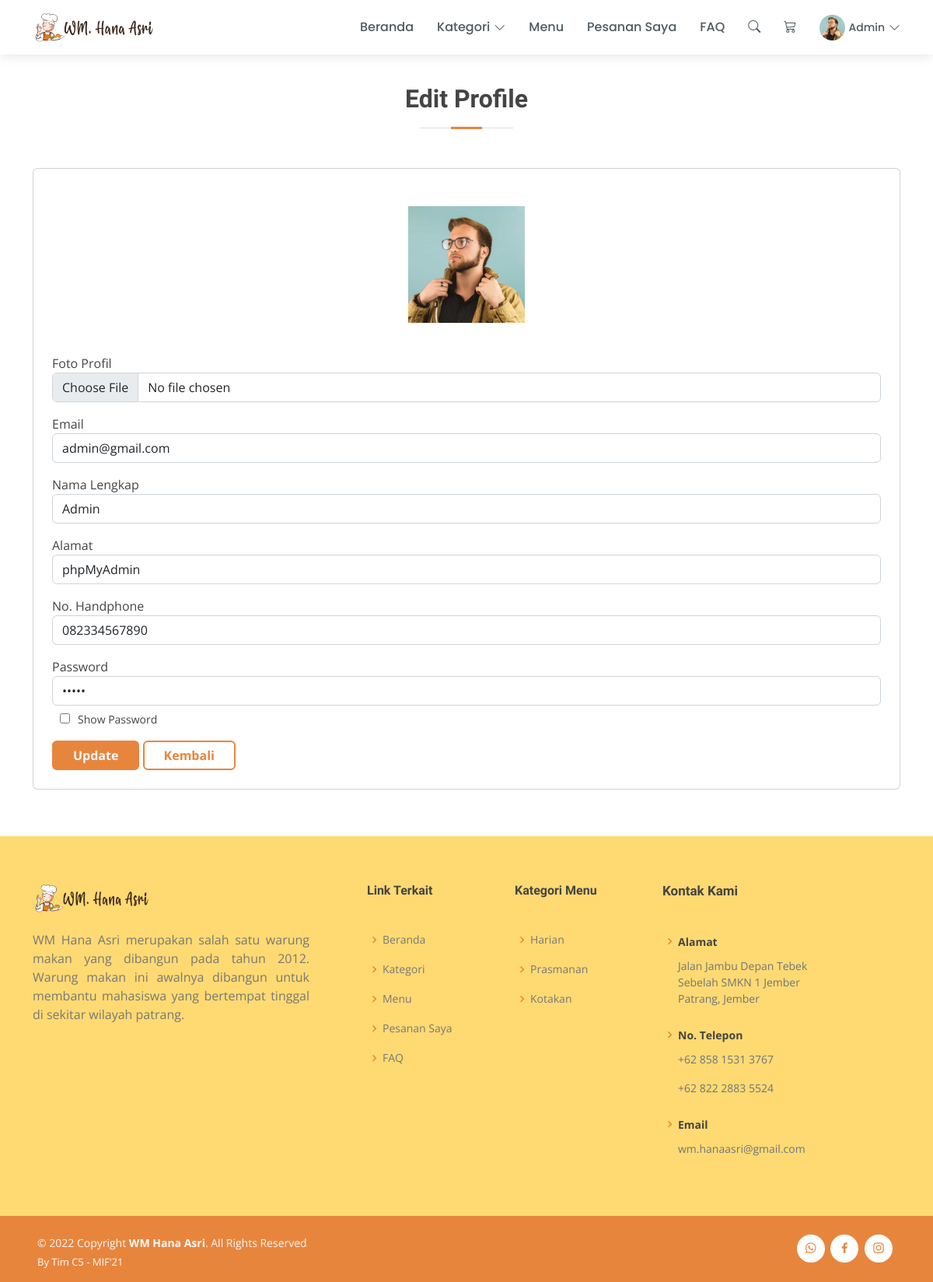
The app's page /profile.php (signed in) with its own data.
### tables this page shows
CREATE TABLE `user` (
  `id_user` int(11) NOT NULL,
  `nama_user` varchar(100) NOT NULL,
  `email` varchar(100) NOT NULL,
  `alamat` varchar(100) DEFAULT NULL,
  `nohp` varchar(15) DEFAULT NULL,
  `password` varchar(50) NOT NULL,
  `gambar` varchar(255) DEFAULT NULL,
  `id_akses` int(11) NOT NULL
);

### profile.php (the view, shortened to what this page needs)
<?php
  include('header.php');
?>
<br>
<br>
<body>
<section id="menu" class="what-we-do">
<div class="container">
  <div class="section-title">
      <h2>Edit Profile</h2>
  </div>
  <div class="row">
    <div>
      <div class="card">
        <div>
          <div class="m-4">
            <form action="" method="POST" class="user">
              <?php
                $data_user = mysqli_query($koneksi,"SELECT * FROM user WHERE id_user='$idUser'");
                if($u = mysqli_fetch_array($data_user)){
              ?>
              <div class="form-group pb-3 text-center">
                <img class="img-account-profile rounded-circle-1 m-4" style="border:1px; border-color:#444444;" width="150px" src="assets/img/user/<?php echo $u['gambar']; ?>">
              </div>
              <div class="form-group pb-3">
                <label for="txt_gambar">Foto Profil</label>
                <input type="file" class="form-control form-control-user" name="txt_gambar">
              </div>
              <div class="form-group pb-3">
                <label for="txt_email">Email</label>
                <input type="email" class="form-control form-control-user"  placeholder="Email" name="txt_email" value="<?php echo $u['email']; ?>">
              </div>
              <div class="form-group pb-3">
                <label for="txt_nama">Nama Lengkap</label>
                <input type="text" class="form-control form-control-user" placeholder="Nama Lengkap" name="txt_nama" value="<?php echo $u['nama_user']; ?>">
              </div>
              <div class="form-group pb-3">
                <label for="txt_alamat">Alamat</label>
                <input type="text" class="form-control form-control-user" placeholder="Alamat" name="txt_alamat" value="<?php echo $u['alamat']; ?>">
              </div>
              <div class="form-group pb-3">
                <label for="txt_nohp">No. Handphone</label>
                <input type="number" class="form-control form-control-user" placeholder="No. Handphone" name="txt_nohp" value="<?php echo $u['nohp']; ?>">
              </div>
              <div class="form-group pb-3">
                <label for="txt_pass">Password</label>
                <input type="password" class="form-control form-control-user" placeholder="Password" name="txt_pass" value="<?php echo $u['password']; ?>" id="myInput">
                <input type="checkbox" onclick="myFunction()" style="margin-left: 10px; margin-top: 10px;"><span style="font-size: 14px; margin-left: 10px;">Show Password</span>
              </div>
              <button type="submit" name="update" class="btn btn-user btn-block text-light" style="background-color: #E8853D;"><b>Update</b></button>
              <button class="btn btn-user btn-block" style="color: #E8853D;"><a href="index.php"><b>Kembali</b></a></button>
              <?php
                }
              ?>
              </form>
            </div>
          </div>
        </div>
      </div>
    </div>
  </div>
</section>
</body>
</html>
<?php
include 'footer.php';
?>

### assets/css/index.css (style rules this page uses)
body { font-family: "Open Sans", sans-serif; color: #444444; }
a { color: #E8853D; text-decoration: none; }
h1, h2, h3, h4, h5, h6 { font-family: "Raleway", sans-serif; }
.btn { display: inline-block; color: #E8853D; text-decoration: none; padding: 5px 25px; border: 2px solid #E8853D; overflow: hidden; position: relative; transition: color .5s .25s; }
.btn::before, .btn::after { content: ''; position: absolute; top: 0; width: 50%; height: 100%; background-color: #E8853D; z-index: -1; transform: scaleX(0); transition: transform .5s cubic-bezier(.785, .135, .15, .86); }
.btn::before { left: 0; transform-origin: left; }
.btn::after { right: 0; transform-origin: right; }
section { padding: 60px 0; }
.section-title { text-align: center; padding-bottom: 30px; }
.section-title h2 { font-size: 32px; font-weight: 600; margin-bottom: 20px; padding-bottom: 20px; position: relative; }
.section-title h2::before { content: ""; position: absolute; display: block; width: 120px; height: 1px; background: #ddd; bottom: 1px; left: calc(50% - 60px); }
.section-title h2::after { content: ""; position: absolute; display: block; width: 40px; height: 3px; background: #E8853D; bottom: 0; left: calc(50% - 20px); }

### records on screen
user: gambar (picture), txt_email "admin@gmail.com", txt_nama "Admin", txt_alamat "phpMyAdmin", txt_nohp "082334567890"

### other values on screen
$userName "Admin"
